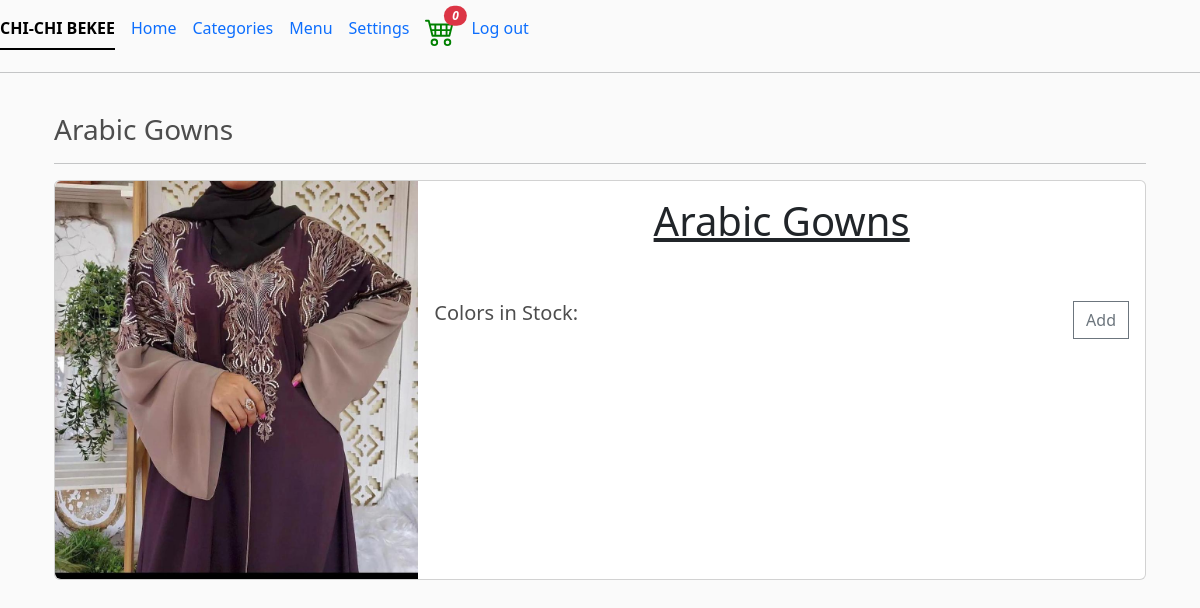
Page /product/1 on the committed database.
### fruits/models.py (models this page shows, shortened)
class Product(models.Model):
    name = models.CharField("Name:", max_length=200)
    sizes = models.CharField("Sizes:", max_length=300)
    price = models.DecimalField("Price:",max_digits=7, decimal_places=2)
    digital = models.BooleanField(default=False,null=True,blank=True)
    image = models.ImageField(null=True, blank=True)

### fruits/views.py (the view)
# urls.py: path('product/<int:pk>', views.product, name='product'),
def product(request,pk):
    data = cartData(request)
    cartItems = data['cartItems']
    product = Product.objects.get(id=pk)
    context = {'product':product, 'cartItems':cartItems}
    return render(request, 'product.html', context)

### fruits/utils.py (called while the page is built, shortened)
def cookieCart(request):
    try:
        cart =json.loads(request.COOKIES['cart'])
    except:
        cart = {}
    print('Cart:', cart)
    items = []
    order = {'get_cart_total':0, 'get_cart_items':0, 'shipping':False}
    cartItems = order['get_cart_items']
    return {'cartItems':cartItems,'order':order,'items':items}

def cartData(request):
    if request.user.is_authenticated:
        customer = request.user.customer
        order, created = Order.objects.get_or_create(customer=customer, complete=False)
        items = order.orderitem_set.all()
        cartItems = order.get_cart_items
    else:
        cookieData = cookieCart(request)
        cartItems = cookieData['cartItems']
        order = cookieData['order']
        items = cookieData['items']
    return {'cartItems':cartItems,'order':order,'items':items}

### fruits/templates/product.html
{% extends "main.html" %}
{% load static %}
{% block content %}
    <div class='container'>
        <h3>{{product.name}}</h3>
        <hr>
        <div class='card mb-3'>
            <div class='row g-0'>
                <div class='col-md-4'>
                    <img src={{product.image.url}} class='img-fluid rounded-start' alt="{{product.name}}">
                </div>
                <div class='col-md-8'>
                    <div class='card-body'>
                        <center>
                        <h1 class='card-title'><span style='text-decoration:underline'>{{product.name}}</span></h1>
                        <br>
                        <br>
                        <h5 class='float-start'>Colors in Stock:</h5>
                        <button data-product={{product.id}}   data-action="add" id="cart-btn" class="btn btn-outline-secondary add-btn update-cart float-end">Add</button>
                        </center>
                    </div>
                </div>
            </div>
        </div>
    </div>
{% endblock content %}

### static/css/main.css (style rules this page uses)
body { background-color: hsl(0, 0%, 98%); }
h1,h2,h3,h4,h5,h6 { color:hsl(0, 0%, 30%); }
.btn { border-radius: 0; }

### rows in the picture
Product: name "Arabic Gowns", image (picture)

### other values in the picture
{{ cartItems }} "0"
